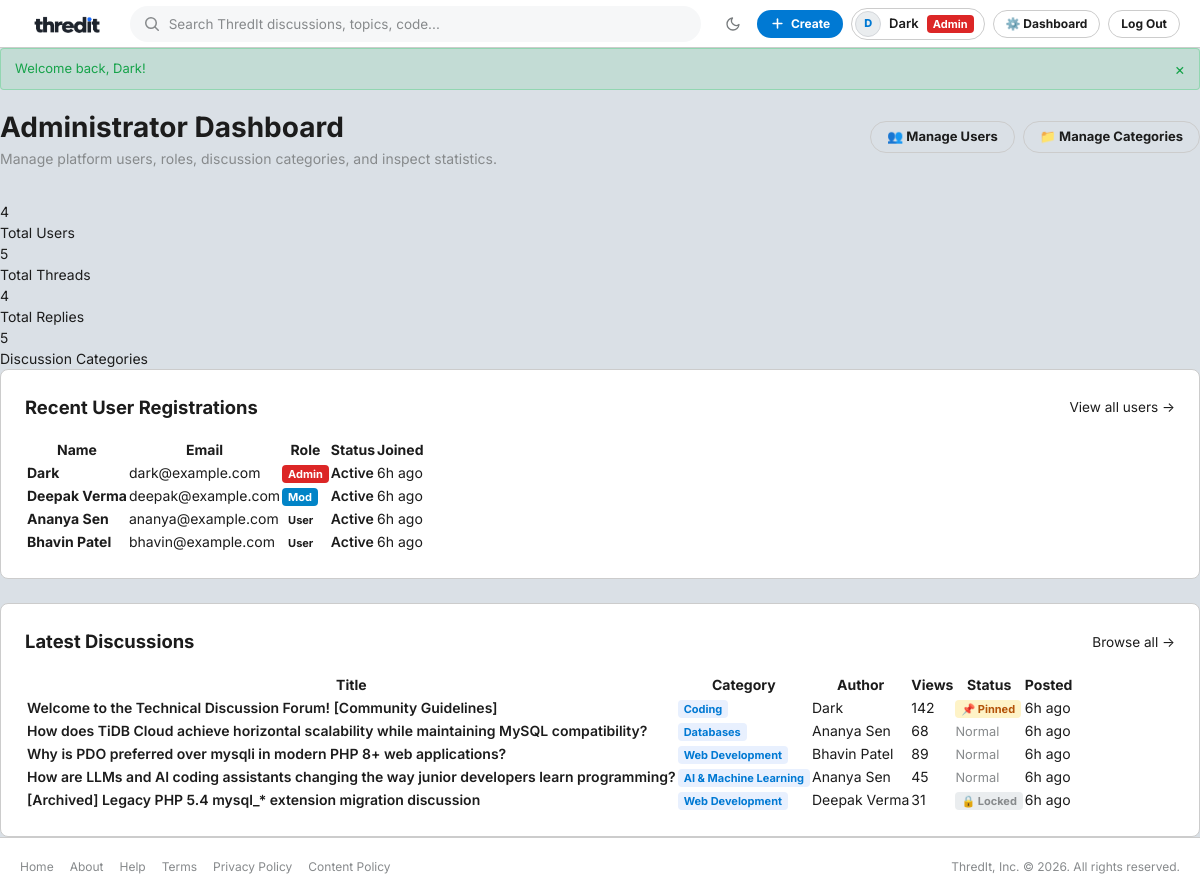
Page /admin/dashboard.php (signed in) on the committed database.
### tables this page shows
CREATE TABLE IF NOT EXISTS `users` (
    `id` INT UNSIGNED NOT NULL AUTO_INCREMENT,
    `name` VARCHAR(100) NOT NULL,
    `email` VARCHAR(191) NOT NULL,
    `password_hash` VARCHAR(255) NOT NULL,
    `role` ENUM('user', 'moderator', 'admin') NOT NULL DEFAULT 'user',
    `is_banned` TINYINT(1) NOT NULL DEFAULT 0,
    `created_at` DATETIME NOT NULL DEFAULT CURRENT_TIMESTAMP,
    PRIMARY KEY (`id`),
    UNIQUE KEY `uq_users_email` (`email`),
    INDEX `idx_users_role` (`role`),
    INDEX `idx_users_banned` (`is_banned`)
);

CREATE TABLE IF NOT EXISTS `threads` (
    `id` INT UNSIGNED NOT NULL AUTO_INCREMENT,
    `category_id` INT UNSIGNED NOT NULL,
    `user_id` INT UNSIGNED NOT NULL,
    `title` VARCHAR(255) NOT NULL,
    `body` MEDIUMTEXT NOT NULL,
    `is_pinned` TINYINT(1) NOT NULL DEFAULT 0,
    `is_locked` TINYINT(1) NOT NULL DEFAULT 0,
    `views` INT UNSIGNED NOT NULL DEFAULT 0,
    `created_at` DATETIME NOT NULL DEFAULT CURRENT_TIMESTAMP,
    PRIMARY KEY (`id`),
    INDEX `idx_threads_category` (`category_id`),
    INDEX `idx_threads_user` (`user_id`),
    INDEX `idx_threads_pinned_created` (`is_pinned`, `created_at` DESC),
    CONSTRAINT `fk_threads_category` FOREIGN KEY (`category_id`) REFERENCES `categories` (`id`) ON DELETE CASCADE,
    CONSTRAINT `fk_threads_user` FOREIGN KEY (`user_id`) REFERENCES `users` (`id`) ON DELETE CASCADE
);

CREATE TABLE IF NOT EXISTS `categories` (
    `id` INT UNSIGNED NOT NULL AUTO_INCREMENT,
    `name` VARCHAR(100) NOT NULL,
    `description` TEXT NOT NULL,
    PRIMARY KEY (`id`),
    UNIQUE KEY `uq_categories_name` (`name`)
);

### includes/functions.php (called while the page is built, shortened)
<?php
if (!function_exists('get_base_url')) {
    function get_base_url(): string
    {
        $protocol = (!empty($_SERVER['HTTPS']) && $_SERVER['HTTPS'] !== 'off') ? 'https://' : 'http://';
        $host = $_SERVER['HTTP_HOST'] ?? 'localhost';
        $scriptPath = str_replace('\\', '/', $_SERVER['SCRIPT_NAME'] ?? '');
        $scriptDir = dirname($scriptPath);
        $baseFolder = preg_replace('#/(public|admin|includes|api)$#i', '', $scriptDir);
        return rtrim($protocol . $host . $baseFolder, '/');
    }
}
if (!function_exists('url')) {
    function url(string $path = ''): string
    {
        $base = get_base_url();
        $trimmedPath = ltrim($path, '/');
        return $trimmedPath === '' ? $base : $base . '/' . $trimmedPath;
    }
}
if (!function_exists('e')) {
    function e(mixed $string): string
    {
        return htmlspecialchars((string) ($string ?? ''), ENT_QUOTES, 'UTF-8');
    }
}
if (!function_exists('time_ago')) {
    function time_ago(string $datetime): string
    {
        $timestamp = strtotime($datetime);
        $difference = time() - $timestamp;
        if ($difference < 86400) {
            $hours = floor($difference / 3600);
            return $hours . 'h ago';
        }
        return date('M j, Y', $timestamp);
    }
}

### admin/dashboard.php (the view, shortened to what this page needs)
<?php
require_once __DIR__ . '/../includes/header.php';
$pdo = get_db_connection();
$totalUsers = (int) $pdo->query("SELECT COUNT(*) FROM users")->fetchColumn();
$totalThreads = (int) $pdo->query("SELECT COUNT(*) FROM threads")->fetchColumn();
$totalReplies = (int) $pdo->query("SELECT COUNT(*) FROM replies")->fetchColumn();
$totalCategories = (int) $pdo->query("SELECT COUNT(*) FROM categories")->fetchColumn();
$recentUsers = $pdo->query("SELECT id, name, email, role, is_banned, created_at FROM users ORDER BY created_at DESC LIMIT 5")->fetchAll();
$recentThreads = $pdo->query("SELECT t.id, t.title, t.views, t.is_pinned, t.is_locked, t.created_at, u.name AS author_name, c.name AS category_name
                              FROM threads t
                              INNER JOIN users u ON t.user_id = u.id
                              INNER JOIN categories c ON t.category_id = c.id
                              ORDER BY t.created_at DESC LIMIT 5")->fetchAll();
?>
<div style="margin-bottom: 2rem;">
    <div style="display: flex; justify-content: space-between; align-items: center; flex-wrap: wrap; gap: 1rem;">
        <div>
            <h1 style="font-size: 1.75rem; font-weight: 700;">Administrator Dashboard</h1>
            <p style="color: var(--text-muted); font-size: 0.875rem;">Manage platform users, roles, discussion categories, and inspect statistics.</p>
        </div>
        <div style="display: flex; gap: 0.5rem;">
            <a href="<?= url('admin/users.php') ?>" class="btn btn-secondary">👥 Manage Users</a>
            <a href="<?= url('admin/categories.php') ?>" class="btn btn-secondary">📁 Manage Categories</a>
        </div>
    </div>
</div>
<div class="stats-grid">
    <div class="stat-card">
        <div class="stat-value"><?= $totalUsers ?></div>
        <div class="stat-label">Total Users</div>
    </div>
    <div class="stat-card">
        <div class="stat-value"><?= $totalThreads ?></div>
        <div class="stat-label">Total Threads</div>
    </div>
    <div class="stat-card">
        <div class="stat-value"><?= $totalReplies ?></div>
        <div class="stat-label">Total Replies</div>
    </div>
    <div class="stat-card">
        <div class="stat-value"><?= $totalCategories ?></div>
        <div class="stat-label">Discussion Categories</div>
    </div>
</div>
<div class="card" style="padding: 1.5rem; margin-bottom: 1.5rem;">
    <div style="display:flex; justify-content:space-between; align-items:center; margin-bottom:1rem;">
        <h2 style="font-size: 1.15rem; font-weight: 700;">Recent User Registrations</h2>
        <a href="<?= url('admin/users.php') ?>" style="font-size: 0.85rem; color: var(--primary); text-decoration:none;">View all users &rarr;</a>
    </div>
    <div class="table-responsive">
        <table class="data-table">
            <thead>
                <tr>
                    <th>Name</th>
                    <th>Email</th>
                    <th>Role</th>
                    <th>Status</th>
                    <th>Joined</th>
                </tr>
            </thead>
            <tbody>
                <?php foreach ($recentUsers as $u): ?>
                    <tr>
                        <td><strong><?= e($u['name']) ?></strong></td>
                        <td><?= e($u['email']) ?></td>
                        <td>
                            <?php if ($u['role'] === 'admin'): ?>
                                <span class="badge badge-role badge-role-admin">Admin</span>
                            <?php elseif ($u['role'] === 'moderator'): ?>
                                <span class="badge badge-role badge-role-mod">Mod</span>
                            <?php else: ?>
                                <span class="badge badge-role badge-role-user">User</span>
                            <?php endif; ?>
                        </td>
                        <td>
                            <?php if ($u['is_banned']): ?>
                                <span style="color:var(--accent-danger); font-weight:600;">Banned</span>
                            <?php else: ?>
                                <span style="color:var(--accent-best); font-weight:600;">Active</span>
                            <?php endif; ?>
                        </td>
                        <td><?= time_ago($u['created_at']) ?></td>
                    </tr>
                <?php endforeach; ?>
            </tbody>
        </table>
    </div>
</div>
<div class="card" style="padding: 1.5rem;">
    <div style="display:flex; justify-content:space-between; align-items:center; margin-bottom:1rem;">
        <h2 style="font-size: 1.15rem; font-weight: 700;">Latest Discussions</h2>
        <a href="<?= url('public/index.php') ?>" style="font-size: 0.85rem; color: var(--primary); text-decoration:none;">Browse all &rarr;</a>
    </div>
    <div class="table-responsive">
        <table class="data-table">
            <thead>
                <tr>
                    <th>Title</th>
                    <th>Category</th>
                    <th>Author</th>
                    <th>Views</th>
                    <th>Status</th>
                    <th>Posted</th>
                </tr>
            </thead>
            <tbody>
                <?php foreach ($recentThreads as $t): ?>
                    <tr>
                        <td>
                            <a href="<?= url('public/thread.php?id=' . $t['id']) ?>" style="color:var(--text-primary); text-decoration:none; font-weight:600;">
                                <?= e($t['title']) ?>
                            </a>
                        </td>
                        <td><span class="badge badge-category"><?= e($t['category_name']) ?></span></td>
                        <td><?= e($t['author_name']) ?></td>
                        <td><?= (int) $t['views'] ?></td>
                        <td>
                            <?php if ($t['is_pinned']): ?>
                                <span class="badge badge-pinned">📌 Pinned</span>
                            <?php endif; ?>
                            <?php if ($t['is_locked']): ?>
                                <span class="badge badge-locked">🔒 Locked</span>
                            <?php endif; ?>
                            <?php if (!$t['is_pinned'] && !$t['is_locked']): ?>
                                <span style="color:var(--text-muted); font-size:0.8rem;">Normal</span>
                            <?php endif; ?>
                        </td>
                        <td><?= time_ago($t['created_at']) ?></td>
                    </tr>
                <?php endforeach; ?>
            </tbody>
        </table>
    </div>
</div>
<?php require_once __DIR__ . '/../includes/footer.php'; ?>

### assets/css/style.css (style rules this page uses)
:root { --bg-body: #DAE0E6; --bg-surface: #FFFFFF; --bg-surface-hover: #F8F9FA; --bg-input: #F6F7F8; --bg-sidebar: #FFFFFF; --bg-chip: #EAEDEF; --bg-code: #F6F8FA; --border-color: #CCCCCC; --border-subtle: #EDEFF1; --border-hover: #898989; --text-primary: #1C1C1C; --text-secondary: #787C7E; --text-muted: #878A8C; --brand-primary: #0079D3; --brand-primary-hover: #005fa3; --brand-accent: #0284c7; --brand-pill-bg: #E8F0FE; --vote-up: #0284C7; --vote-up-bg: rgba(2, 132, 199, 0.1); --vote-down: #7193FF; --vote-down-bg: rgba(113, 147, 255, 0.1); --state-success: #46D160; --state-danger: #EA0027; --state-warning: #FFB000; --font-stack: "Inter", -apple-system, BlinkMacSystemFont, "Segoe UI", Roboto, "Helvetica Neue", Arial, sans-serif; --font-mono: "JetBrains Mono", Consolas, "SF Mono", monospace; --radius-sm: 4px; --radius-md: 6px; --radius-card: 8px; --radius-pill: 9999px; --shadow-card: 0 1px 3px rgba(0, 0, 0, 0.05); --shadow-dropdown: 0 4px 16px rgba(0, 0, 0, 0.15); --avatar-bg: #EAEDEF; --avatar-border: #D3D6DA; --avatar-color: var(--brand-primary); }
*, *::before, *::after { box-sizing: border-box; margin: 0; padding: 0; }
html { scroll-behavior: smooth; -webkit-font-smoothing: antialiased; -moz-osx-font-smoothing: grayscale; }
body { background-color: var(--bg-body); color: var(--text-primary); font-family: var(--font-stack); font-size: 14px; line-height: 1.5; min-height: 100vh; display: flex; flex-direction: column; }
a { color: inherit; text-decoration: none; }
.btn { display: inline-flex; align-items: center; justify-content: center; gap: 6px; padding: 6px 16px; font-size: 13px; font-weight: 700; border-radius: var(--radius-pill); border: 1px solid transparent; cursor: pointer; text-decoration: none; white-space: nowrap; transition: all 0.15s ease; user-select: none; height: 32px; }
.btn-secondary { background: transparent; border-color: var(--border-color); color: var(--text-primary); }
.card { background: var(--bg-surface); border: 1px solid var(--border-color); border-radius: var(--radius-card); transition: border-color 0.15s ease; }
.badge { display: inline-flex; align-items: center; gap: 3px; padding: 1px 6px; font-size: 11px; font-weight: 700; border-radius: var(--radius-sm); text-decoration: none; line-height: 16px; }
.badge-role-admin { background: #DC2626; color: #ffffff; }
.badge-role-mod { background: #0284C7; color: #ffffff; }
.badge-pinned { background: #FEF3C7; color: #B45309; }
.badge-locked { background: var(--bg-chip); color: var(--text-muted); }
.badge-category { background: var(--brand-pill-bg); color: var(--brand-primary); }

### rows in the picture
users: name "Dark", email "dark@example.com", role "Admin", is_banned "Active", created_at "6h ago"
users: name "Deepak Verma", email "deepak@example.com", role "Mod", is_banned "Active", created_at "6h ago"
users: name "Ananya Sen", email "ananya@example.com", role "User", is_banned "Active", created_at "6h ago"
users: name "Bhavin Patel", email "bhavin@example.com", role "User", is_banned "Active", created_at "6h ago"
threads: title "Welcome to the Technical Discussion Forum! [Community Guidelines]", category.name "Coding", user.name "Dark", views "142", is_pinned "📌 Pinned", created_at "6h ago"
threads: title "How does TiDB Cloud achieve horizontal scalability while maintaining MySQL compatibility?", category.name "Databases", user.name "Ananya Sen", views "68", is_pinned "Normal", created_at "6h ago"
threads: title "Why is PDO preferred over mysqli in modern PHP 8+ web applications?", category.name "Web Development", user.name "Bhavin Patel", views "89", is_pinned "Normal", created_at "6h ago"
threads: title "How are LLMs and AI coding assistants changing the way junior developers learn programming?", category.name "AI & Machine Learning", user.name "Ananya Sen", views "45", is_pinned "Normal", created_at "6h ago"
threads: title "[Archived] Legacy PHP 5.4 mysql_* extension migration discussion", category.name "Web Development", user.name "Deepak Verma", views "31", is_locked "🔒 Locked", created_at "6h ago"

### other values in the picture
mb_substr($user['name'], 0, 1, 'UTF-8') "D"
$user['name'] "Dark"
$flash['message'] "Welcome back, Dark!"
$totalUsers "4"
$totalThreads "5"
$totalReplies "4"
$totalCategories "5"
